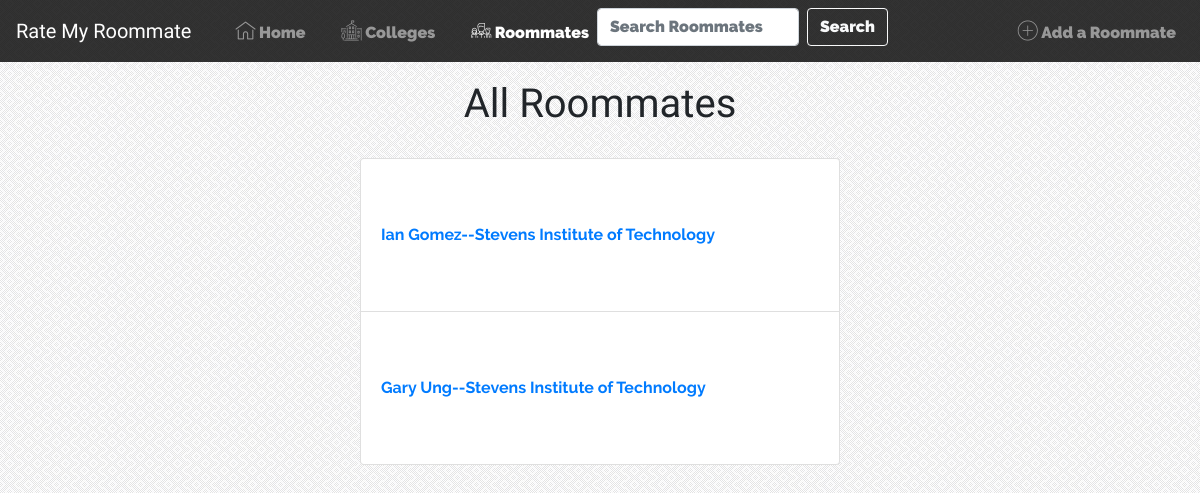
/all-roommates/, run on the app's committed database.
### roomaterating/models.py (models this page shows)
class Roomate(models.Model):
    college = models.ForeignKey(College, on_delete=models.CASCADE)
    first_name = models.CharField(max_length=30, validators=[RegexValidator(regex='^[A-Za-z\s]*$',
                                                                           message="Please enter a first name "
                                                                                   "(No numbers or special characters)",
                                                                           code="invalid_college")])
    last_name = models.CharField(max_length=30, validators=[RegexValidator(regex='^[A-Za-z]*$',
                                                                           message="Please enter a last name "
                                                                                   "(No numbers, special characters or spaces)",
                                                                           code="invalid_college")])
    student_id = models.CharField(blank= False, max_length = 30, validators=[RegexValidator(regex='^[A-Za-z0-9]*$',
                                                                           message="Please enter a Student ID "
                                                                                   "(No special characters or spaces)",
                                                                           code="invalid_college")])
    class Meta:
        unique_together = ('last_name', 'first_name','college', 'student_id')
    @property
    def full_name(self):
        return self.first_name + " " + self.last_name
    def __str__(self):
        return self.full_name

class College(models.Model):
    campus = models.CharField(max_length=50,)
    website_link = models.CharField(max_length=200)
    class Meta:
        unique_together = ('campus', 'website_link',)
    def __str__(self):
        return self.campus

### roomaterating/views.py (the view)
# urls.py: url(r'^all-roommates/$', views.RoomateView.as_view(), name="roomates"),
class RoomateView(ListView):
    template_name = "roomaterating/roommateview.html"
    context_object_name = "roommates"
    paginate_by = 5
    def get_queryset(self):
        return Roomate.objects.all().order_by('last_name')

### roomaterating/templates/roomaterating/roommateview.html (shortened to what this page needs)
{% extends 'roomaterating/base.html' %}
{% block Roommates %} active {% endblock %}
{% block body %}
{% if campus %}
<a href="{{campus.website_link}}"><h1 class="roommatetitle">{{campus}}</h1></a>
{% else %}
<h1 class = "roommatetitle">All Roommates</h1>
{% endif %}
 <ul class="list-group">
   {% if roommates %}
{% for roommate in roommates %}
   <li class="list-group-item"><a href="{% url 'roomaterating:viewroommate'  roommate.pk %}">{{roommate|title}}--{{roommate.college}}</a></li>
{% endfor %}
 </ul>
  {% else %}
  <li class ="list-group-item">Sorry, There are no roommates. <a href="{% url 'roomaterating:add-roommate' %}">Click here to add a new roommate</li>
   {% endif %}
{% endblock %}

### roomaterating/static/css/style.css (style rules this page uses)
body { font-family:Raleway; background:url(../images/background.jpg); }
.list-group { width:40%; margin-left:30%; margin-top: 2.5%; margin-bottom:2.5%; }
.list-group li { padding-top:4em; padding-bottom:4em; }
.list-group-item { font-family:Raleway-Bold; }
.roommatetitle { margin-top:1.5%; text-align:center; font-family:Lobster; }

### data on the page
Roomate: first_name+last_name "Ian Gomez", college "Stevens Institute of Technology"
Roomate: first_name+last_name "Gary Ung", college "Stevens Institute of Technology"
